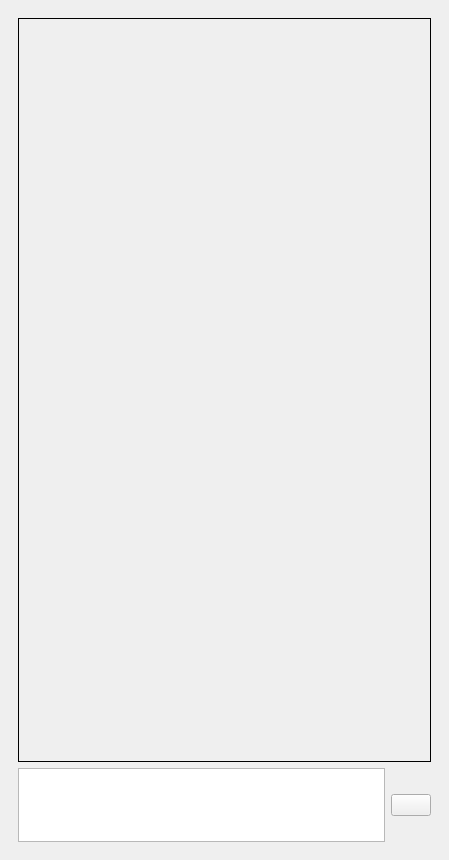
<?xml version="1.0" encoding="UTF-8"?>
<ui version="4.0">
 <class>MainWindow</class>
 <widget class="QMainWindow" name="MainWindow">
  <property name="geometry">
   <rect>
    <x>0</x>
    <y>0</y>
    <width>449</width>
    <height>860</height>
   </rect>
  </property>
  <property name="windowTitle">
   <string>MainWindow</string>
  </property>
  <property name="toolButtonStyle">
   <enum>Qt::ToolButtonStyle::ToolButtonTextOnly</enum>
  </property>
  <property name="animated">
   <bool>true</bool>
  </property>
  <property name="dockOptions">
   <set>QMainWindow::DockOption::AllowTabbedDocks|QMainWindow::DockOption::AnimatedDocks</set>
  </property>
  <property name="unifiedTitleAndToolBarOnMac">
   <bool>false</bool>
  </property>
  <widget class="QWidget" name="centralwidget">
   <layout class="QHBoxLayout" name="horizontalLayout">
    <item>
     <widget class="QWidget" name="widget" native="true">
      <property name="autoFillBackground">
       <bool>true</bool>
      </property>
      <layout class="QGridLayout" name="gridLayout" rowstretch="10,1">
       <property name="sizeConstraint">
        <enum>QLayout::SizeConstraint::SetDefaultConstraint</enum>
       </property>
       <item row="1" column="0">
        <widget class="QPlainTextEdit" name="plainTextEdit"/>
       </item>
       <item row="1" column="1">
        <widget class="QPushButton" name="pushButton">
         <property name="autoFillBackground">
          <bool>true</bool>
         </property>
         <property name="text">
          <string/>
         </property>
         <property name="icon">
          <iconset theme="QIcon::ThemeIcon::MailSend"/>
         </property>
        </widget>
       </item>
       <item row="0" column="0" colspan="2">
        <widget class="QScrollArea" name="scrollArea">
         <property name="autoFillBackground">
          <bool>true</bool>
         </property>
         <property name="frameShape">
          <enum>QFrame::Shape::Box</enum>
         </property>
         <property name="frameShadow">
          <enum>QFrame::Shadow::Plain</enum>
         </property>
         <property name="widgetResizable">
          <bool>true</bool>
         </property>
         <widget class="QWidget" name="scrollAreaWidgetContents">
          <property name="geometry">
           <rect>
            <x>0</x>
            <y>0</y>
            <width>411</width>
            <height>712</height>
           </rect>
          </property>
         </widget>
        </widget>
       </item>
      </layout>
     </widget>
    </item>
   </layout>
  </widget>
  <widget class="QMenuBar" name="menubar">
   <property name="geometry">
    <rect>
     <x>0</x>
     <y>0</y>
     <width>449</width>
     <height>33</height>
    </rect>
   </property>
  </widget>
 </widget>
 <resources/>
 <connections/>
</ui>
